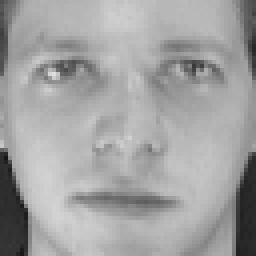
#> input picture face-attendance/data/raw_faces/STU001/img_00.png, 64 x 64 px (shown 4 times larger)
$ python face_detection.py
#> lines starting #> are read from the running program, lines starting #| are printed output that depends on the picture
"""
face_detection.py
------------------
Face detection using OpenCV's Haar Cascade classifier, as specified in the
project brief ("Use face detection models (Haar Cascade / MTCNN)").

Haar Cascade was chosen over MTCNN because it ships inside opencv-python's
own package data (`cv2.data.haarcascades`) with no extra model download
required, which matters in a sandboxed build environment. Swapping in MTCNN
(e.g. via the `mtcnn` or `facenet-pytorch` package) is a drop-in change:
implement `detect_faces()` with the same return signature and nothing else
in the pipeline needs to change.
"""

from pathlib import Path

import cv2
import numpy as np

_CASCADE_PATH = cv2.data.haarcascades + "haarcascade_frontalface_default.xml"
_face_cascade = cv2.CascadeClassifier(_CASCADE_PATH)

if _face_cascade.empty():
    raise RuntimeError(f"Failed to load Haar Cascade from {_CASCADE_PATH}")


def detect_faces(gray_img: np.ndarray) -> list:
    """
    Detect faces in a grayscale image.
    Returns a list of (x, y, w, h) bounding boxes (in ORIGINAL image
    coordinates), largest face first.

    Two preprocessing steps make Haar Cascade reliable across very
    different image sources:
      1. Padding + upscaling small/tightly-cropped images. Haar Cascade's
         frontal-face features expect some background context around the
         face (forehead-to-chin proportion relative to surroundings) —
         without it, tightly pre-cropped thumbnails (like this project's
         dataset photos) are missed entirely. Full, uncropped camera
         frames don't need this but padding is harmless for them.
      2. Histogram equalization, which compensates for low contrast /
         uneven lighting — directly relevant to the "different lighting"
         robustness requirement in the brief.
    """
    orig_h, orig_w = gray_img.shape[:2]
    pad = max(10, int(min(orig_h, orig_w) * 0.3))
    padded = cv2.copyMakeBorder(gray_img, pad, pad, pad, pad, cv2.BORDER_REPLICATE)

    target_dim = 300
    scale = target_dim / max(padded.shape[:2])
    scaled = cv2.resize(padded, None, fx=scale, fy=scale, interpolation=cv2.INTER_CUBIC)
    eq = cv2.equalizeHist(scaled.astype(np.uint8))

    min_size = max(30, int(target_dim * 0.2))
    raw_faces = _face_cascade.detectMultiScale(
        eq, scaleFactor=1.05, minNeighbors=4, minSize=(min_size, min_size)
    )
    raw_faces = sorted(raw_faces, key=lambda f: f[2] * f[3], reverse=True)

    # Map detections back to the original (unpadded, unscaled) coordinate space
    faces = []
    for (x, y, w, h) in raw_faces:
        ox = int(x / scale) - pad
        oy = int(y / scale) - pad
        ow = int(w / scale)
        oh = int(h / scale)
        # clip to original image bounds
        ox, oy = max(0, ox), max(0, oy)
        ow = min(ow, orig_w - ox)
        oh = min(oh, orig_h - oy)
        faces.append((ox, oy, ow, oh))
    return faces


def detect_and_crop_largest_face(gray_img: np.ndarray, padding: float = 0.15) -> np.ndarray:
    """
    Detect the largest face in the image and return a cropped version with
    a small padding margin. Falls back to the full image if no face is
    detected (common with the tightly-cropped Olivetti dataset images,
    where a small Haar Cascade margin miss shouldn't break the pipeline).
    """
    faces = detect_faces(gray_img)
    if not faces:
        return gray_img  # graceful fallback

    x, y, w, h = faces[0]
    pad_w, pad_h = int(w * padding), int(h * padding)
    H, W = gray_img.shape[:2]
    x0, y0 = max(0, x - pad_w), max(0, y - pad_h)
    x1, y1 = min(W, x + w + pad_w), min(H, y + h + pad_h)
    return gray_img[y0:y1, x0:x1]


def draw_detections(bgr_img: np.ndarray, faces: list) -> np.ndarray:
    """Draw bounding boxes on a copy of the image (for debugging / demo output)."""
    out = bgr_img.copy()
    for (x, y, w, h) in faces:
        cv2.rectangle(out, (x, y), (x + w, y + h), (0, 255, 0), 2)
    return out


if __name__ == "__main__":
    # Smoke test on one of the prepared student images
    sample_path = Path(__file__).resolve().parent.parent / "data" / "raw_faces" / "STU001" / "img_00.png"
    img = cv2.imread(str(sample_path), cv2.IMREAD_GRAYSCALE)
#> img is the input picture: shape (64, 64); min 21, max 223, mean 161.9
    faces = detect_faces(img)
#> in detect_faces, `padded = cv2.copyMakeBorder(gray_img, pad, pad, pad, pad, cv2.BORDER_R..`:
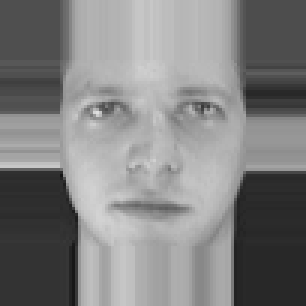
#> padded: shape (102, 102) (shown 3 times larger); min 21, max 223, mean 128.9
#> in detect_faces, `eq = cv2.equalizeHist(scaled.astype(np.uint8))`:
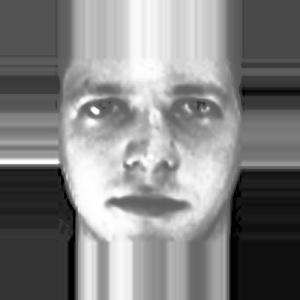
#> eq: shape (300, 300); min 0, max 255, mean 129.4
#> in detect_faces, `raw_faces = _face_cascade.detectMultiScale( eq, scaleFactor=1.05, minN..`: raw_faces = [[33, 26, 233, 233]]
#> the loop in detect_faces, `for (x, y, w, h) in raw_faces:` made 1 pass
#> (x, y, w, h, ox, oy, ow, oh) on pass 1: (33, 26, 233, 233, 0, 0, 64, 64)
#> after the loop in detect_faces, `for (x, y, w, h) in raw_faces:`: faces = [(0, 0, 64, 64)]
#> faces = [(0, 0, 64, 64)]
    print(f"Image: {sample_path.name}  shape={img.shape}  faces detected={len(faces)}")
#| Image: img_00.png  shape=(64, 64)  faces detected=1
    if faces:
        print("Largest face bbox (x, y, w, h):", faces[0])
#| Largest face bbox (x, y, w, h): (0, 0, 64, 64)
    cropped = detect_and_crop_largest_face(img)
#> the loop in detect_faces (call 2), `for (x, y, w, h) in raw_faces:` made 1 pass
#> in detect_and_crop_largest_face, `x, y, w, h = faces[0]`: x = 0; w = 64
#> in detect_and_crop_largest_face, `pad_w, pad_h = int(w * padding), int(h * padding)`: pad_w = 9
#> in detect_and_crop_largest_face, `x0, y0 = max(0, x - pad_w), max(0, y - pad_h)`: x0 = 0
#> in detect_and_crop_largest_face, `x1, y1 = min(W, x + w + pad_w), min(H, y + h + pad_h)`: x1 = 64
    print("Cropped shape:", cropped.shape)
#| Cropped shape: (64, 64)
